Frame 1 (no input): blank canvas, image omitted
Frame 60 (the mouse pressed at the canvas centre just before this capture): blank canvas, image omitted
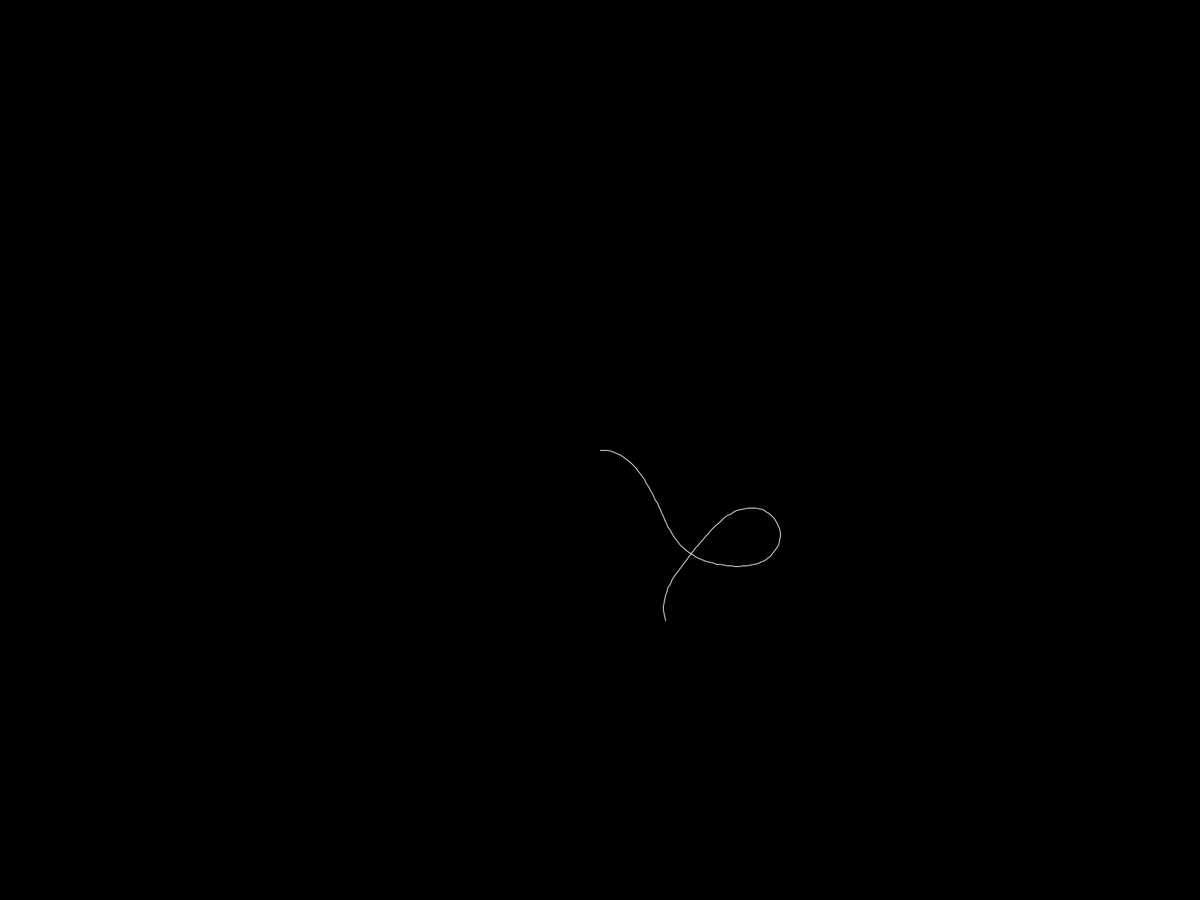
Frame 120 (the mouse held since frame 60 and released just before this capture)

The Processing sketch whose frames 1 and 60 were blank and that drew this single picture after the mouse press (run headless with seeded random() and noise(); from frame 60 on, the mouse is pressed at the canvas centre):

// Processing sketch: curvy_growth
// ── curvy_growth.pde
float direction = 0;
float direction_noise_coordinate = 0;
float distance = 5;
float x = 0;
float y = 0;

void setup() {
  fullScreen();
  background(0);
  stroke(255);
}

void draw() {
  
  translate(width/2, height/2);
  
  float new_x = distance * cos(direction) + x;
  float new_y = distance * sin(direction) + y;
  
  line(x, y, new_x, new_y);
  
  x = new_x;
  y = new_y;
  
  direction_noise_coordinate += 0.01;
  float direction_change = noise(direction_noise_coordinate) - 0.5;
  direction += direction_change;
}
